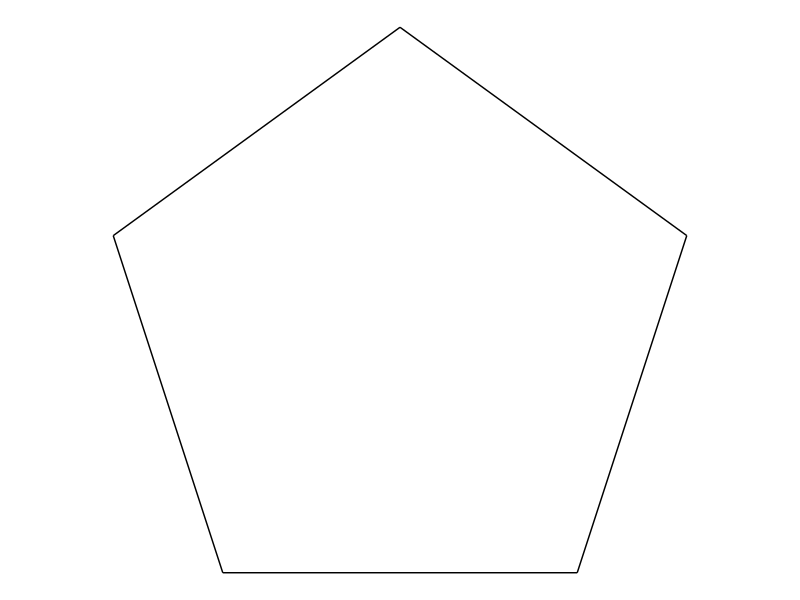
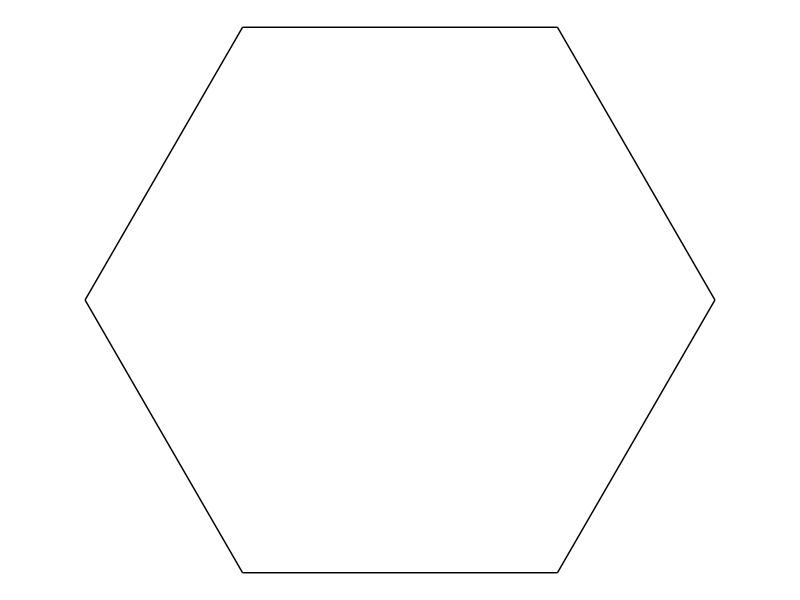
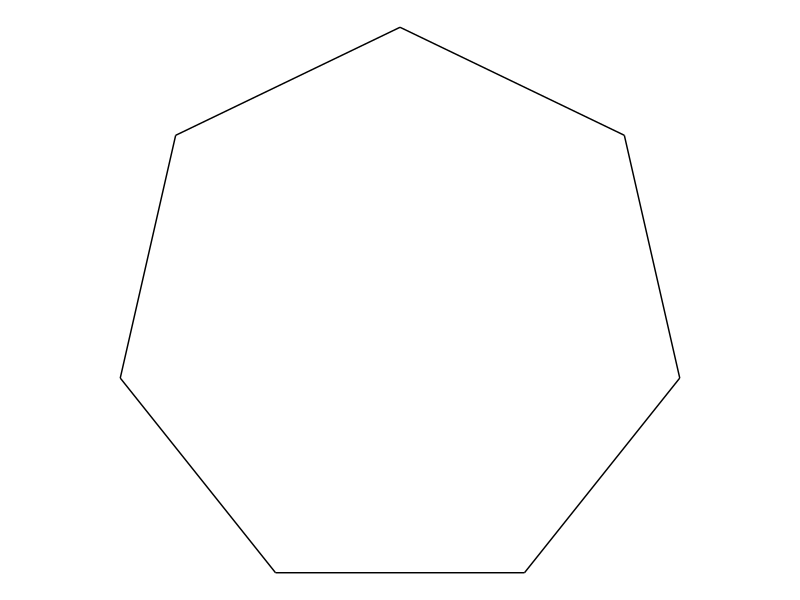
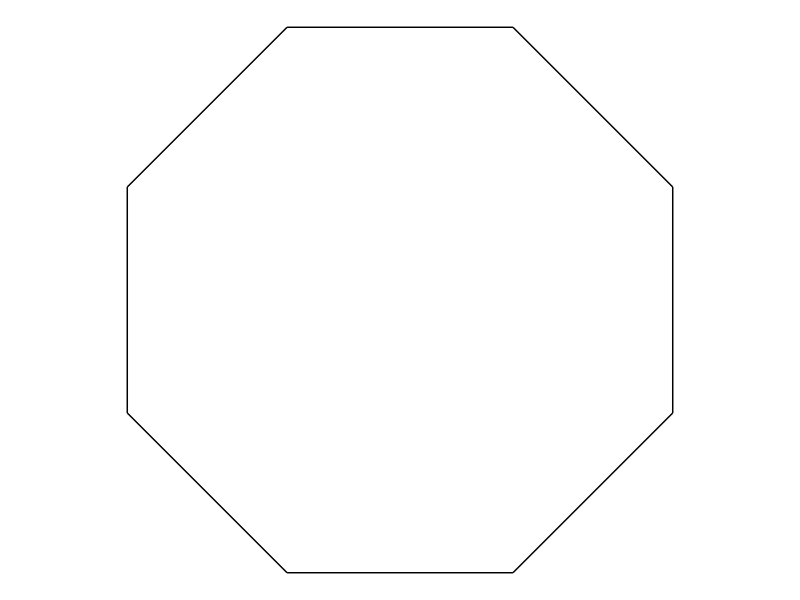
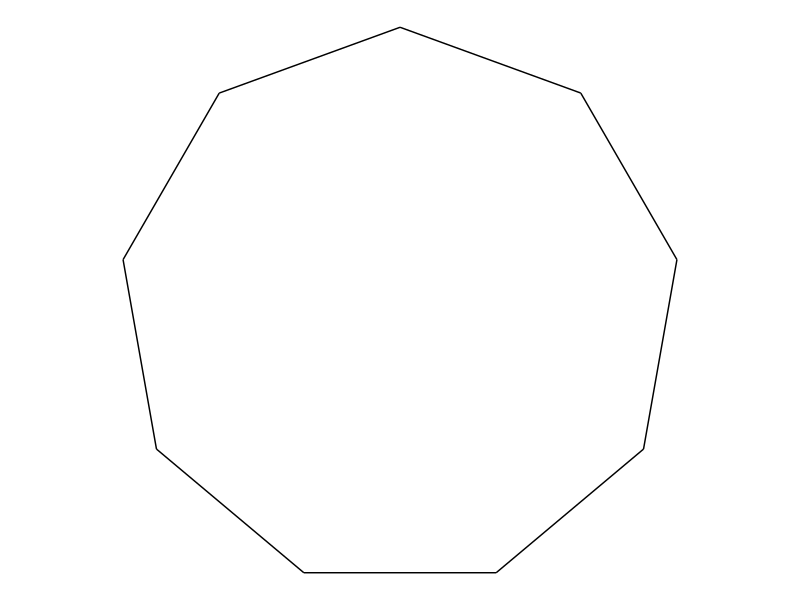
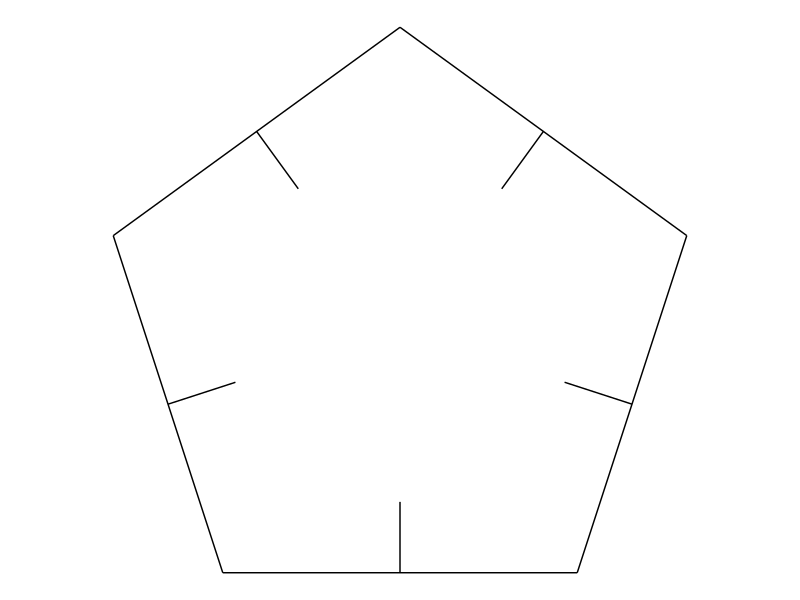
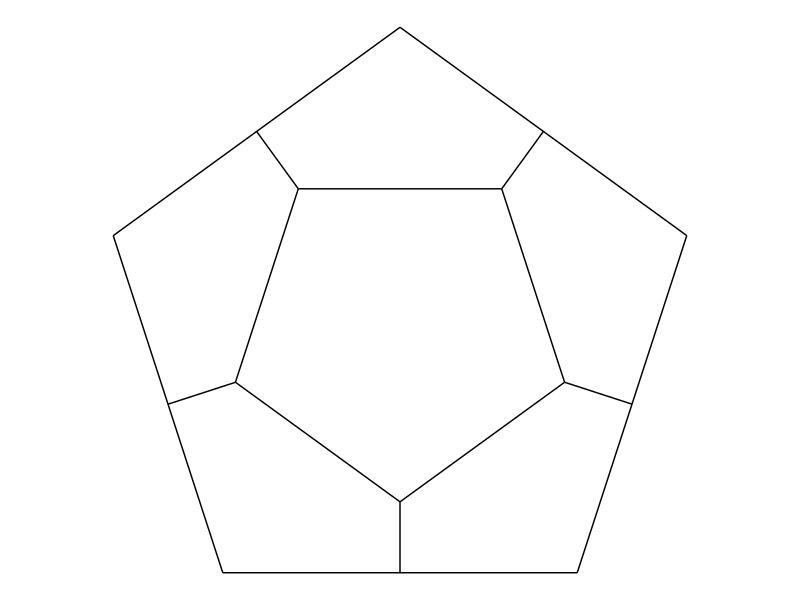
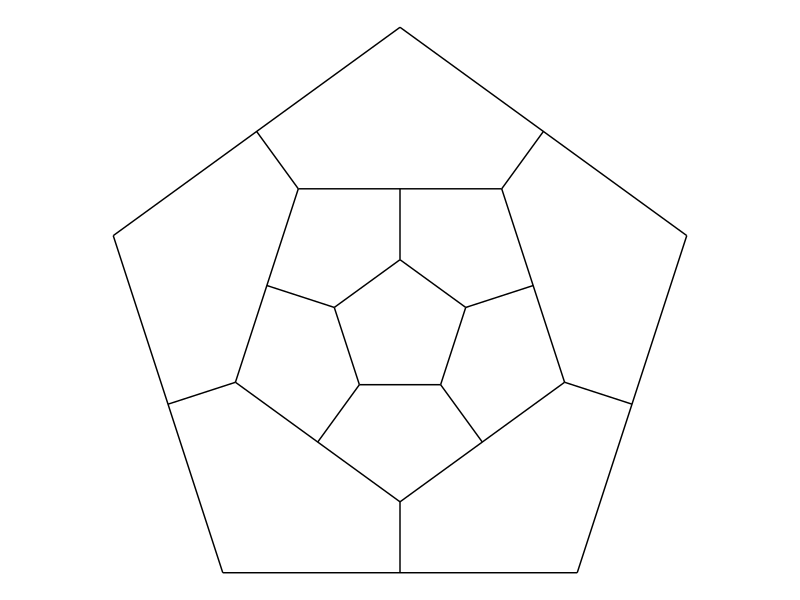

These figures' R source, in order:
# this code from https://fronkonstin.com/2019/03/27/drrrawing-with-purrr/

library(tidyverse)
library(ggplot2)

pentagon <- tibble(
  x    = accumulate(1:4, ~.x+cos(.y*2*pi/5), .init = 0),
  y    = accumulate(1:4, ~.x+sin(.y*2*pi/5), .init = 0),
  xend = accumulate(2:5, ~.x+cos(.y*2*pi/5), .init = cos(2*pi/5)),
  yend = accumulate(2:5, ~.x+sin(.y*2*pi/5), .init = sin(2*pi/5)))

ggplot(pentagon) +
  geom_segment(aes(x=x, y=y, xend=xend, yend=yend))+
  coord_equal()+
  theme_void()


polygon <- function(n) {
  tibble(
    x    = accumulate(1:(n-1), ~.x+cos(.y*2*pi/n), .init = 0),
    y    = accumulate(1:(n-1), ~.x+sin(.y*2*pi/n), .init = 0),
    xend = accumulate(2:n,     ~.x+cos(.y*2*pi/n), .init = cos(2*pi/n)),
    yend = accumulate(2:n,     ~.x+sin(.y*2*pi/n), .init = sin(2*pi/n)))
}

ggplot(polygon(6))+
  geom_segment(aes(x=x, y=y, xend=xend, yend=yend))+
  coord_equal()+
  theme_void()

ggplot(polygon(7))+
  geom_segment(aes(x=x, y=y, xend=xend, yend=yend))+
  coord_equal()+
  theme_void()

ggplot(polygon(8))+
  geom_segment(aes(x=x, y=y, xend=xend, yend=yend))+
  coord_equal()+
  theme_void()

ggplot(polygon(9))+
  geom_segment(aes(x=x, y=y, xend=xend, yend=yend))+
  coord_equal()+
  theme_void()



polygon(5) -> df1
df1 %>% mutate(angle = atan2(yend-y, xend-x)+pi/2,
               x = 0.5*x+0.5*xend,
               y = 0.5*y+0.5*yend,
               xend = x+0.2*cos(angle),
               yend = y+0.2*sin(angle)) %>% 
  select(x, y, xend, yend) -> df2
df1 %>% bind_rows(df2) -> df
ggplot(df)+
  geom_segment(aes(x=x, y=y, xend=xend, yend=yend))+
  coord_equal()+
  theme_void()


polygon(5) -> df1
df1 %>% mutate(angle = atan2(yend-y, xend-x)+pi/2,
               x = 0.5*x+0.5*xend,
               y = 0.5*y+0.5*yend,
               xend = x+0.2*cos(angle),
               yend = y+0.2*sin(angle)) %>% 
  select(x, y, xend, yend) -> df2
df2 %>% mutate(
  x=xend,
  y=yend,
  xend=lead(x, default=first(x)),
  yend=lead(y, default=first(y))) %>% 
  select(x, y, xend, yend) -> df3
df1 %>% bind_rows(df2) %>% bind_rows(df3) -> df
ggplot(df)+
  geom_segment(aes(x=x, y=y, xend=xend, yend=yend))+
  coord_equal()+
  theme_void()


mid_points <- function(d) {
  d %>% mutate(
    angle=atan2(yend-y, xend-x) + pi/2,
    x=0.5*x+0.5*xend,
    y=0.5*y+0.5*yend,
    xend=x+0.2*cos(angle),
    yend=y+0.2*sin(angle)) %>% 
    select(x, y, xend, yend)
}
con_points <- function(d) {
  d %>% mutate(
    x=xend,
    y=yend,
    xend=lead(x, default=first(x)),
    yend=lead(y, default=first(y))) %>% 
    select(x, y, xend, yend)
}
polygon(5) -> df1
df2 <- mid_points(df1)
df3 <- con_points(df2)
df4 <- mid_points(df3)
df5 <- con_points(df4)
df1 %>% 
  bind_rows(df2) %>% 
  bind_rows(df3) %>% 
  bind_rows(df4) %>% 
  bind_rows(df5) -> df
ggplot(df)+
  geom_segment(aes(x=x, y=y, xend=xend, yend=yend))+
  coord_equal()+
  theme_void()



edges <- 5
niter <- 4
polygon(edges) -> df1
accumulate(.f = function(old, y) {
  if (y%%2!=0) mid_points(old) else con_points(old)
},
1:niter,
.init=df1) %>% 
  bind_rows() -> df
ggplot(df)+
  geom_segment(aes(x=x, y=y, xend=xend, yend=yend))+
  coord_equal()+
  theme_void()


mid_points <- function(d, p) {
  d %>% mutate(
    angle=atan2(yend-y, xend-x) + pi/2,
    x=p*x+(1-p)*xend,
    y=p*y+(1-p)*yend,
    xend=x+0.2*cos(angle),
    yend=y+0.2*sin(angle)) %>% 
    select(x, y, xend, yend)
}
edges <- 7
niter <- 6
polygon(edges) -> df1
accumulate(.f = function(old, y) {
  if (y%%2==0) mid_points(old, 0.3) else con_points(old)
},
1:niter,
.init=df1) %>% 
  bind_rows() -> df
ggplot(df)+
  geom_segment(aes(x=x, y=y, xend=xend, yend=yend))+
  coord_equal()+
  theme_void()















